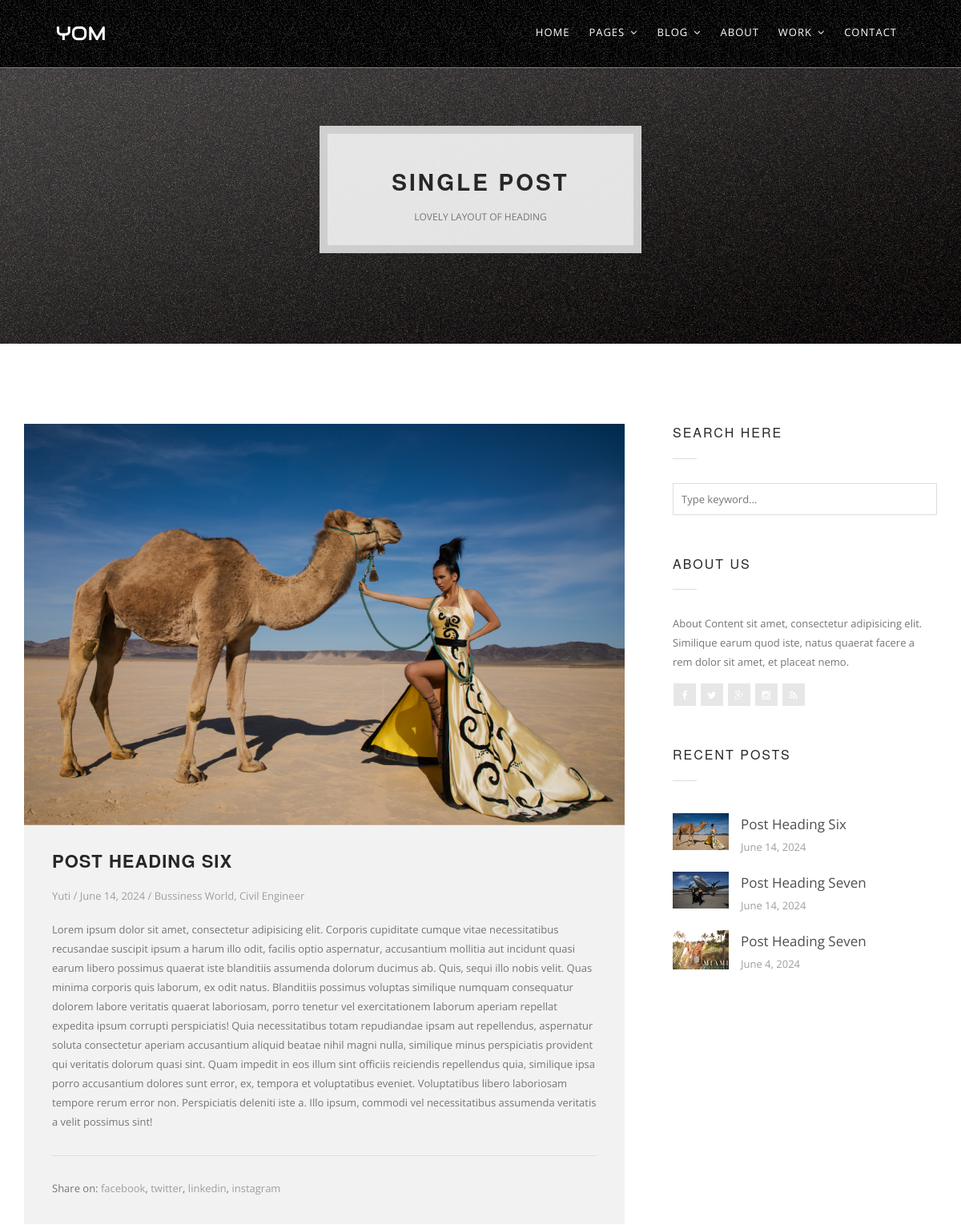
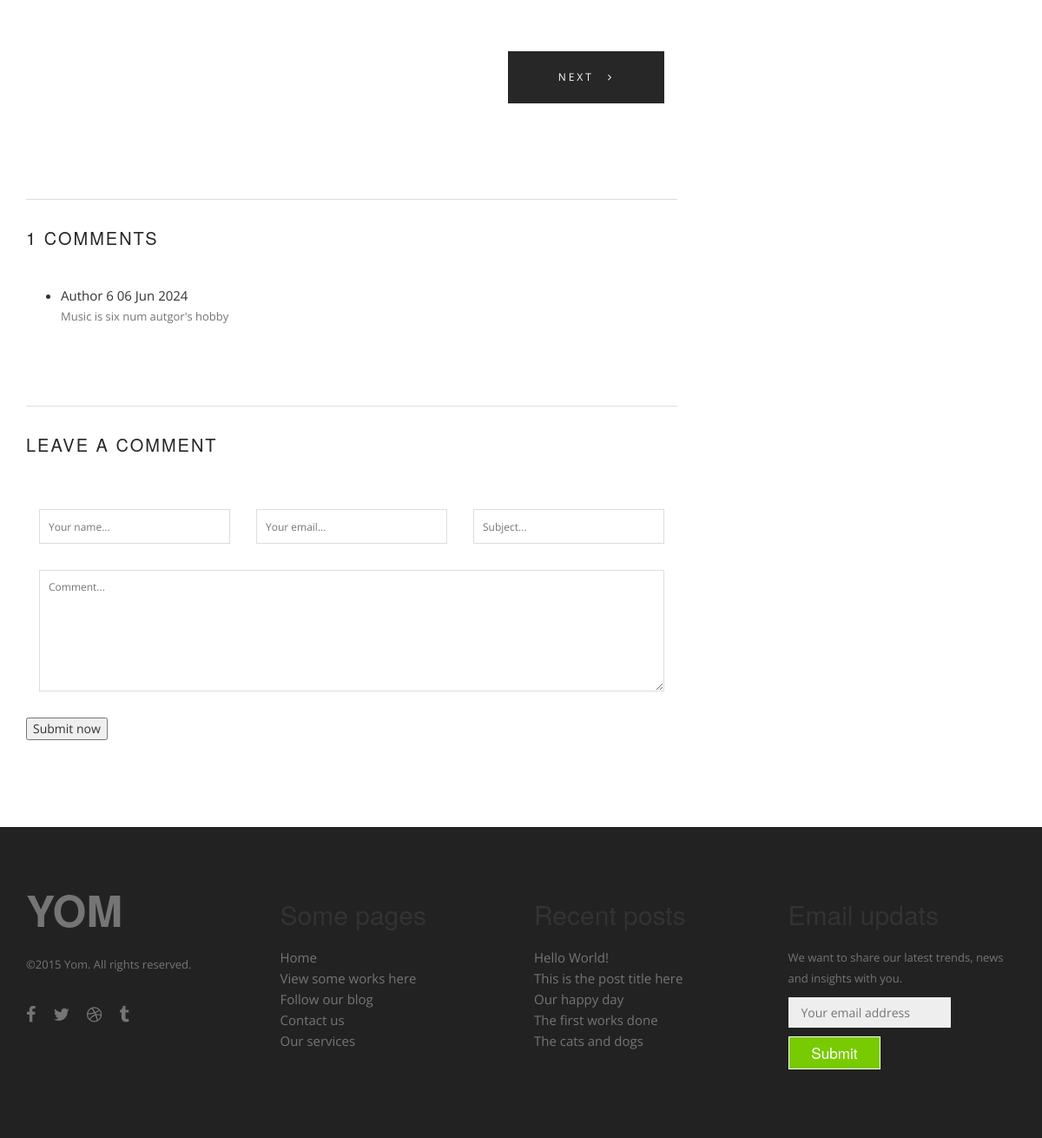
Page /blogsingle/6/ on the committed database (2 pictures, top to bottom).
### myadminapp/models.py (models this page shows)
class blogdata(models. Model):
    feature_img = models.ImageField(upload_to='slider-media/' , blank=True, null=True)
    post_title = models.CharField(max_length = 200)
    post_date = models.DateField()
    post_description = models.CharField(max_length = 10000)
    categories = models.ManyToManyField(categorydata)
    auth_name = models.CharField(max_length= 200 , default=" ")
    about_des = models.CharField(max_length = 200, default=" ")

class categorydata(models. Model):
    ourcat = models.CharField(max_length = 200)

### myapp/models.py (models this page shows)
class Comment(models.Model):
    blog_post = models.ForeignKey(blogdata, related_name='comments', on_delete=models.CASCADE)
    author = models.CharField(max_length=100)
    email = models.EmailField()
    subject = models.CharField(max_length=200, blank=True)
    message = models.TextField()
    created_at = models.DateTimeField(auto_now_add=True)

### myapp/views.py (the view)
# urls.py: path('blogsingle/<int:pk>/', blogsinglepage, name='blogsingle'),
def blogsinglepage(request, pk):
    blog_post = get_object_or_404(blogdata, pk=pk)
    comments = blog_post.comments.all()
    if request.method == 'POST':
        comment_form = CommentForm(request.POST)
        if comment_form.is_valid():
            new_comment = comment_form.save(commit=False)
            new_comment.blog_post = blog_post
            new_comment.save()
            return redirect('blogsingle', pk=blog_post.pk)
    else:
        comment_form = CommentForm()
    prev_post = blogdata.objects.filter(pk__lt=blog_post.pk).order_by('-pk').first()
    next_post = blogdata.objects.filter(pk__gt=blog_post.pk).order_by('pk').first()
    recent_posts = blogdata.objects.order_by('-post_date')[:3]
    return render(request, 'blog-single.html', {'blog_post': blog_post ,'comments': comments,
        'comment_form': comment_form, 'recent_posts': recent_posts, 'prev_post': prev_post, 'next_post': next_post})

### myapp/models.py
class CommentForm(forms.ModelForm):
    class Meta:
        model = Comment
        fields = ['author', 'email', 'subject', 'message']

### myapp/templates/blog-single.html (shortened to what this page needs)
{% load static %}
<!DOCTYPE html>
<html lang="en-US">
<head>
	<link rel="stylesheet" href="{% static '/files/css/bootstrap.css' %}">
	<link rel="stylesheet" href="{% static '/files/css/animate.css' %}">
	<link rel="stylesheet" href="{% static '/files/css/simple-line-icons.css' %}">
	<link rel="stylesheet" href="{% static '/files/css/font-awesome.min.css' %}">
	<link rel="stylesheet" href="{% static '/files/css/style.css' %}">
	<link rel="stylesheet" href="{% static '/files/rs-plugin/css/settings.css' %}">
</head>
<body>
	<div class="sidebar-menu-container" id="sidebar-menu-container">
		<div class="sidebar-menu-push">
			<div class="sidebar-menu-inner">
				<header class="site-header">
					<div id="main-header" class="main-header header-sticky">
						<div class="inner-header clearfix">
							<div class="logo">
								<a href="/index-2/">YOM</a>
							</div>
							<nav class="main-navigation pull-right hidden-xs hidden-sm">
								<ul>
									<li><a href="/index/">Home</a></li>
									<li><a href="#" class="has-submenu">Pages</a>
									</li>
									<li><a href="#" class="has-submenu">Blog</a>
									</li>
									<li><a href="/about/">About</a></li>
									<li><a href="#" class="has-submenu">Work</a>
									</li>
									<li><a href="/contact/">Contact</a></li>
								</ul>
							</nav>
						</div>
					</div>
				</header>
				<section class="page-heading wow fadeIn" data-wow-duration="1.5s" style="background-image: url({% static '/files/images/01-heading.jpg' %})">
					<div class="container">
						<div class="page-name">
							<h1>Single Post</h1>
							<span>Lovely layout of heading</span>
						</div>
					</div>
				</section>
				<section class="blog-single">
					<div class="container">
						<div class="row">
							<div class="col-md-8">
								<div class="blog-single-item">
									<img src="{{ blog_post.feature_img.url }}" alt="" class="single-banner">
									<div class="blog-single-content">
										<h3>{{ blog_post.post_title }}</h3>
										<span><a href="#">{{ blog_post.auth_name }}</a> / <a href="#">{{ blog_post.post_date }}</a> /
											<a href="#">
												{% for category in blog_post.categories.all %}
													{{ category.ourcat }}{% if not forloop.last %}, {% endif %}
												{% empty %}
													Uncategorized
												{% endfor %}
											</a></span>
										<p>{{ blog_post.post_description }}</p>
										<div class="share-post">
											<span>Share on: <a href="#">facebook</a>, <a href="#">twitter</a>, <a href="#">linkedin</a>, <a href="#">instagram</a></span>
										</div>
									</div>
									<div class="prev-btn col-md-6 col-sm-6 col-xs-6">
									</div>
									<div class="next-btn col-md-6 col-sm-6 col-xs-6">
										{% if next_post %}
											<a href="{% url 'blogsingle' next_post.pk %}">Next <i class="fa fa-angle-right"></i></a>
										{% else %}
											<span>Next <i class="fa fa-angle-right"></i></span>
										{% endif %}
									</div>
								</div>
								<div class="blog-comments">
									<h2>{{ comments.count }} Comments</h2>
									<ul class="comments-content">
										{% for comment in comments %}
											<li>
												<span class="author-title">{{ comment.author }}</span>
												<span class="comment-date">{{ comment.created_at|date:"d M Y" }}</span>
												<p>{{ comment.message }}</p>
											</li>
										{% endfor %}
									</ul>
								</div>
								<div class="submit-comment col-sm-12">
									<h2>Leave A Comment</h2>
									<form id="contact_form" method="post" enctype="multipart/form-data">
										<div class="col-md-4 col-sm-4 col-xs-6">
											<input type="text" class="blog-search-field" name="author" placeholder="Your name..." value="{{ comment_form.author.value|default:'' }}">
										</div>
										<div class="col-md-4 col-sm-4 col-xs-6">
											<input type="email" class="blog-search-field" name="email" placeholder="Your email..." value="{{ comment_form.email.value|default:'' }}">
										</div>
										<div class="col-md-4 col-sm-4 col-xs-12">
											<input type="text" class="subject" name="subject" placeholder="Subject..." value="{{ comment_form.subject.value|default:'' }}">
										</div>
										<div class="col-md-12 col-sm-12">
											<textarea id="message" class="input" name="message" placeholder="Comment...">{{ comment_form.message.value|default:'' }}</textarea>
										</div>
										<div class="submit-comment col-md-12">
											<div class="btn-black">
												<button type="submit">Submit now</button>
											</div>
										</div>
									</form>
								</div>
							</div>
							<div class="col-md-4">
								<div class="widget-item">
									<h2>Search here</h2>
									<div class="dec-line"></div>
									<form method="get" id="blog-search" class="blog-search">
										<input type="text" class="blog-search-field" name="s" placeholder="Type keyword..." value="">
									</form>
								</div>
								<div class="widget-item">
									<h2>About Us</h2>
									<div class="dec-line"></div>
									<p>{{ blog_post.about_des }}</p>
									<div class="social-icons">
										<ul>
											<li><a href="#"><i class="fa fa-facebook"></i></a></li>
											<li><a href="#"><i class="fa fa-twitter"></i></a></li>
											<li><a href="#"><i class="fa fa-google-plus"></i></a></li>
											<li><a href="#"><i class="fa fa-instagram"></i></a></li>
											<li><a href="#"><i class="fa fa-rss"></i></a></li>
										</ul>
									</div>
								</div>
								<div class="widget-item">
									<h2>Recent Posts</h2>
									<div class="dec-line"></div>
									<ul class="recent-item">
										{% for post in recent_posts %}
										<li class="recent-post-item">
											<a href="{% url 'blogsingle' post.id %}">
												<img src="{{ post.feature_img.url }}" alt="{{ post.post_title }}">
												<span class="post-title">{{ post.post_title }}</span>
											</a>
											<span class="post-info">{{ post.post_date }}</span>
										</li>
										{% endfor %}
									</ul>
								</div>
							</div>
						</div>
					</div>
				</section>
<footer class="footer">
      <div class="three spacing"></div>
	  <div class="container">
      <div class="row">
        <div class="col-md-3">
          <h1>
            <a href="index.html">
             YOM
            </a>
          </h1>
          <p>©2015 Yom. All rights reserved.</p>
          <div class="spacing"></div>
          <ul class="socials">
            <li>
              <a href="http://facebook.com">
                <i class="fa fa-facebook"></i>
              </a>
            </li>
            <li>
              <a href="http://twitter.com">
                <i class="fa fa-twitter"></i>
              </a>
            </li>
            <li>
              <a href="http://dribbble.com">
                <i class="fa fa-dribbble"></i>
              </a>
            </li>
            <li>
              <a href="http://tumblr.com">
                <i class="fa fa-tumblr"></i>
              </a>
            </li>
          </ul>
          <div class="spacing"></div>
        </div>
        <div class="col-md-3">
          <div class="spacing"></div>
          <div class="links">
            <h4>Some pages</h4>
            <ul>
              <li><a href="#">Home</a></li>
              <li><a href="#">View some works here</a></li>
              <li><a href="#">Follow our blog</a></li>
              <li><a href="#">Contact us</a></li>
              <li><a href="#">Our services</a></li>
            </ul>
          </div>
          <div class="spacing"></div>
        </div>
        <div class="col-md-3">
          <div class="spacing"></div>
          <div class="links">
            <h4>Recent posts</h4>
            <ul>
              <li><a href="#">Hello World!</a></li>
              <li><a href="#">This is the post title here</a></li>
              <li><a href="#">Our happy day</a></li>
              <li><a href="#">The first works done</a></li>
              <li><a href="#">The cats and dogs</a></li>
            </ul>
          </div>
          <div class="spacing"></div>
        </div>
        <div class="col-md-3">
          <div class="spacing"></div>
          <h4>Email updats</h4>
          <p>We want to share our latest trends, news and insights with you.</p>
          <form>
            <input class="email-address" placeholder="Your email address" type="text">
            <input class="button boxed small" type="submit">
          </form>
          <div class="spacing"></div>
        </div>
      </div>
	  </div>
      <div class="two spacing"></div>
    </footer>
			</div>
		</div>
	</div>
</body>
</html>

### myapp/templates/blog-single.html (style rules this page uses)
.single-banner { width: 100%; }
.blog-comments { width: 100%; }

### rows in the picture
blogdata: feature_img (picture), post_title "POST HEADING SIX", auth_name "Yuti", post_date "June 14, 2024", post_description "Lorem ipsum dolor sit amet, consectetur adipisicing elit. Corporis cupiditate cumque vitae necessitatibus recusandae suscipit ipsum a harum illo odit, facilis optio aspernatur, accusantium mollitia aut incidunt quasi earum libero possimus quaerat iste blanditiis assumenda dolorum ducimus ab. Quis, sequi illo nobis velit. Quas minima corporis quis laborum, ex odit natus. Blanditiis possimus voluptas similique numquam consequatur dolorem labore veritatis quaerat laboriosam, porro tenetur vel exercitationem laborum aperiam repellat expedita ipsum corrupti perspiciatis! Quia necessitatibus totam repudiandae ipsam aut repellendus, aspernatur soluta consectetur aperiam accusantium aliquid beatae…", count "1", about_des "About Content sit amet, consectetur adipisicing elit. Similique earum quod iste, natus quaerat facere a rem dolor sit amet, et placeat nemo.", post_title "Post Heading Six"
categorydata: ourcat "Bussiness World"
categorydata: ourcat "Civil Engineer"
Comment: author "Author 6", created_at "06 Jun 2024", message "Music is six num autgor's hobby"
blogdata: feature_img (picture), post_title "Post Heading Seven", post_date "June 14, 2024"
blogdata: feature_img (picture), post_title "Post Heading Seven", post_date "June 4, 2024"
